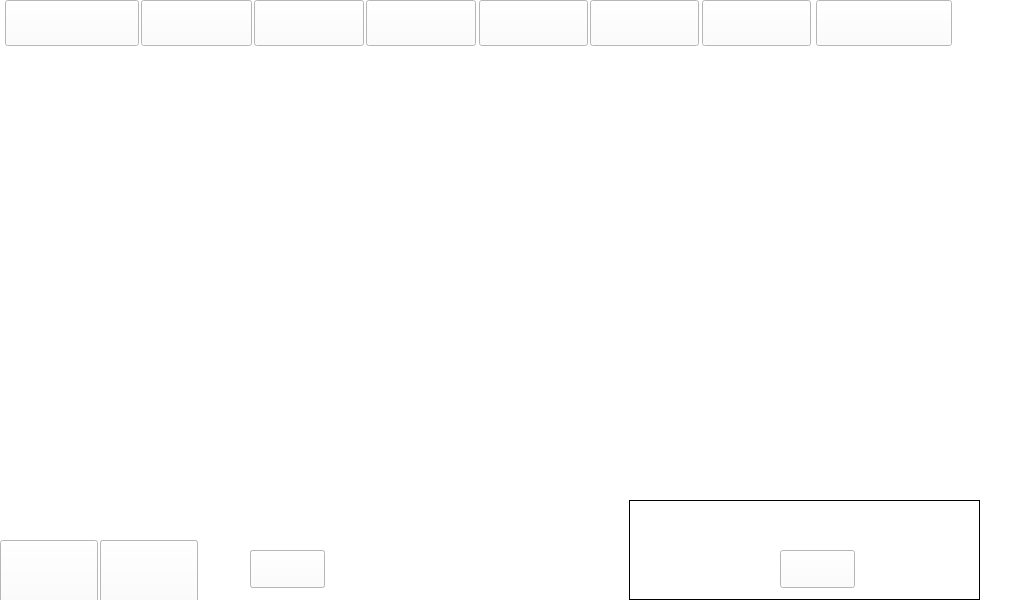
<?xml version="1.0" encoding="UTF-8"?>
<ui version="4.0">
 <class>MainForm</class>
 <widget class="QWidget" name="MainForm">
  <property name="geometry">
   <rect>
    <x>0</x>
    <y>0</y>
    <width>1024</width>
    <height>600</height>
   </rect>
  </property>
  <property name="palette">
   <palette>
    <active>
     <colorrole role="WindowText">
      <brush brushstyle="SolidPattern">
       <color alpha="255">
        <red>0</red>
        <green>0</green>
        <blue>0</blue>
       </color>
      </brush>
     </colorrole>
     <colorrole role="Button">
      <brush brushstyle="SolidPattern">
       <color alpha="255">
        <red>255</red>
        <green>255</green>
        <blue>255</blue>
       </color>
      </brush>
     </colorrole>
     <colorrole role="Light">
      <brush brushstyle="SolidPattern">
       <color alpha="255">
        <red>255</red>
        <green>255</green>
        <blue>255</blue>
       </color>
      </brush>
     </colorrole>
     <colorrole role="Midlight">
      <brush brushstyle="SolidPattern">
       <color alpha="255">
        <red>255</red>
        <green>255</green>
        <blue>255</blue>
       </color>
      </brush>
     </colorrole>
     <colorrole role="Dark">
      <brush brushstyle="SolidPattern">
       <color alpha="255">
        <red>127</red>
        <green>127</green>
        <blue>127</blue>
       </color>
      </brush>
     </colorrole>
     <colorrole role="Mid">
      <brush brushstyle="SolidPattern">
       <color alpha="255">
        <red>170</red>
        <green>170</green>
        <blue>170</blue>
       </color>
      </brush>
     </colorrole>
     <colorrole role="Text">
      <brush brushstyle="SolidPattern">
       <color alpha="255">
        <red>0</red>
        <green>0</green>
        <blue>0</blue>
       </color>
      </brush>
     </colorrole>
     <colorrole role="BrightText">
      <brush brushstyle="SolidPattern">
       <color alpha="255">
        <red>255</red>
        <green>255</green>
        <blue>255</blue>
       </color>
      </brush>
     </colorrole>
     <colorrole role="ButtonText">
      <brush brushstyle="SolidPattern">
       <color alpha="255">
        <red>0</red>
        <green>0</green>
        <blue>0</blue>
       </color>
      </brush>
     </colorrole>
     <colorrole role="Base">
      <brush brushstyle="SolidPattern">
       <color alpha="255">
        <red>255</red>
        <green>255</green>
        <blue>255</blue>
       </color>
      </brush>
     </colorrole>
     <colorrole role="Window">
      <brush brushstyle="SolidPattern">
       <color alpha="255">
        <red>255</red>
        <green>255</green>
        <blue>255</blue>
       </color>
      </brush>
     </colorrole>
     <colorrole role="Shadow">
      <brush brushstyle="SolidPattern">
       <color alpha="255">
        <red>0</red>
        <green>0</green>
        <blue>0</blue>
       </color>
      </brush>
     </colorrole>
     <colorrole role="AlternateBase">
      <brush brushstyle="SolidPattern">
       <color alpha="255">
        <red>255</red>
        <green>255</green>
        <blue>255</blue>
       </color>
      </brush>
     </colorrole>
     <colorrole role="ToolTipBase">
      <brush brushstyle="SolidPattern">
       <color alpha="255">
        <red>255</red>
        <green>255</green>
        <blue>220</blue>
       </color>
      </brush>
     </colorrole>
     <colorrole role="ToolTipText">
      <brush brushstyle="SolidPattern">
       <color alpha="255">
        <red>0</red>
        <green>0</green>
        <blue>0</blue>
       </color>
      </brush>
     </colorrole>
    </active>
    <inactive>
     <colorrole role="WindowText">
      <brush brushstyle="SolidPattern">
       <color alpha="255">
        <red>0</red>
        <green>0</green>
        <blue>0</blue>
       </color>
      </brush>
     </colorrole>
     <colorrole role="Button">
      <brush brushstyle="SolidPattern">
       <color alpha="255">
        <red>255</red>
        <green>255</green>
        <blue>255</blue>
       </color>
      </brush>
     </colorrole>
     <colorrole role="Light">
      <brush brushstyle="SolidPattern">
       <color alpha="255">
        <red>255</red>
        <green>255</green>
        <blue>255</blue>
       </color>
      </brush>
     </colorrole>
     <colorrole role="Midlight">
      <brush brushstyle="SolidPattern">
       <color alpha="255">
        <red>255</red>
        <green>255</green>
        <blue>255</blue>
       </color>
      </brush>
     </colorrole>
     <colorrole role="Dark">
      <brush brushstyle="SolidPattern">
       <color alpha="255">
        <red>127</red>
        <green>127</green>
        <blue>127</blue>
       </color>
      </brush>
     </colorrole>
     <colorrole role="Mid">
      <brush brushstyle="SolidPattern">
       <color alpha="255">
        <red>170</red>
        <green>170</green>
        <blue>170</blue>
       </color>
      </brush>
     </colorrole>
     <colorrole role="Text">
      <brush brushstyle="SolidPattern">
       <color alpha="255">
        <red>0</red>
        <green>0</green>
        <blue>0</blue>
       </color>
      </brush>
     </colorrole>
     <colorrole role="BrightText">
      <brush brushstyle="SolidPattern">
       <color alpha="255">
        <red>255</red>
        <green>255</green>
        <blue>255</blue>
       </color>
      </brush>
     </colorrole>
     <colorrole role="ButtonText">
      <brush brushstyle="SolidPattern">
       <color alpha="255">
        <red>0</red>
        <green>0</green>
        <blue>0</blue>
       </color>
      </brush>
     </colorrole>
     <colorrole role="Base">
      <brush brushstyle="SolidPattern">
       <color alpha="255">
        <red>255</red>
        <green>255</green>
        <blue>255</blue>
       </color>
      </brush>
     </colorrole>
     <colorrole role="Window">
      <brush brushstyle="SolidPattern">
       <color alpha="255">
        <red>255</red>
        <green>255</green>
        <blue>255</blue>
       </color>
      </brush>
     </colorrole>
     <colorrole role="Shadow">
      <brush brushstyle="SolidPattern">
       <color alpha="255">
        <red>0</red>
        <green>0</green>
        <blue>0</blue>
       </color>
      </brush>
     </colorrole>
     <colorrole role="AlternateBase">
      <brush brushstyle="SolidPattern">
       <color alpha="255">
        <red>255</red>
        <green>255</green>
        <blue>255</blue>
       </color>
      </brush>
     </colorrole>
     <colorrole role="ToolTipBase">
      <brush brushstyle="SolidPattern">
       <color alpha="255">
        <red>255</red>
        <green>255</green>
        <blue>220</blue>
       </color>
      </brush>
     </colorrole>
     <colorrole role="ToolTipText">
      <brush brushstyle="SolidPattern">
       <color alpha="255">
        <red>0</red>
        <green>0</green>
        <blue>0</blue>
       </color>
      </brush>
     </colorrole>
    </inactive>
    <disabled>
     <colorrole role="WindowText">
      <brush brushstyle="SolidPattern">
       <color alpha="255">
        <red>127</red>
        <green>127</green>
        <blue>127</blue>
       </color>
      </brush>
     </colorrole>
     <colorrole role="Button">
      <brush brushstyle="SolidPattern">
       <color alpha="255">
        <red>255</red>
        <green>255</green>
        <blue>255</blue>
       </color>
      </brush>
     </colorrole>
     <colorrole role="Light">
      <brush brushstyle="SolidPattern">
       <color alpha="255">
        <red>255</red>
        <green>255</green>
        <blue>255</blue>
       </color>
      </brush>
     </colorrole>
     <colorrole role="Midlight">
      <brush brushstyle="SolidPattern">
       <color alpha="255">
        <red>255</red>
        <green>255</green>
        <blue>255</blue>
       </color>
      </brush>
     </colorrole>
     <colorrole role="Dark">
      <brush brushstyle="SolidPattern">
       <color alpha="255">
        <red>127</red>
        <green>127</green>
        <blue>127</blue>
       </color>
      </brush>
     </colorrole>
     <colorrole role="Mid">
      <brush brushstyle="SolidPattern">
       <color alpha="255">
        <red>170</red>
        <green>170</green>
        <blue>170</blue>
       </color>
      </brush>
     </colorrole>
     <colorrole role="Text">
      <brush brushstyle="SolidPattern">
       <color alpha="255">
        <red>127</red>
        <green>127</green>
        <blue>127</blue>
       </color>
      </brush>
     </colorrole>
     <colorrole role="BrightText">
      <brush brushstyle="SolidPattern">
       <color alpha="255">
        <red>255</red>
        <green>255</green>
        <blue>255</blue>
       </color>
      </brush>
     </colorrole>
     <colorrole role="ButtonText">
      <brush brushstyle="SolidPattern">
       <color alpha="255">
        <red>127</red>
        <green>127</green>
        <blue>127</blue>
       </color>
      </brush>
     </colorrole>
     <colorrole role="Base">
      <brush brushstyle="SolidPattern">
       <color alpha="255">
        <red>255</red>
        <green>255</green>
        <blue>255</blue>
       </color>
      </brush>
     </colorrole>
     <colorrole role="Window">
      <brush brushstyle="SolidPattern">
       <color alpha="255">
        <red>255</red>
        <green>255</green>
        <blue>255</blue>
       </color>
      </brush>
     </colorrole>
     <colorrole role="Shadow">
      <brush brushstyle="SolidPattern">
       <color alpha="255">
        <red>0</red>
        <green>0</green>
        <blue>0</blue>
       </color>
      </brush>
     </colorrole>
     <colorrole role="AlternateBase">
      <brush brushstyle="SolidPattern">
       <color alpha="255">
        <red>255</red>
        <green>255</green>
        <blue>255</blue>
       </color>
      </brush>
     </colorrole>
     <colorrole role="ToolTipBase">
      <brush brushstyle="SolidPattern">
       <color alpha="255">
        <red>255</red>
        <green>255</green>
        <blue>220</blue>
       </color>
      </brush>
     </colorrole>
     <colorrole role="ToolTipText">
      <brush brushstyle="SolidPattern">
       <color alpha="255">
        <red>0</red>
        <green>0</green>
        <blue>0</blue>
       </color>
      </brush>
     </colorrole>
    </disabled>
   </palette>
  </property>
  <property name="font">
   <font>
    <pointsize>12</pointsize>
   </font>
  </property>
  <property name="windowTitle">
   <string>MainForm</string>
  </property>
  <widget class="QPushButton" name="pushButton_1">
   <property name="geometry">
    <rect>
     <x>5</x>
     <y>0</y>
     <width>134</width>
     <height>46</height>
    </rect>
   </property>
   <property name="text">
    <string/>
   </property>
  </widget>
  <widget class="QPushButton" name="pushButton_2">
   <property name="geometry">
    <rect>
     <x>141</x>
     <y>0</y>
     <width>111</width>
     <height>46</height>
    </rect>
   </property>
   <property name="text">
    <string/>
   </property>
  </widget>
  <widget class="QStackedWidget" name="stackedWidget">
   <property name="geometry">
    <rect>
     <x>3</x>
     <y>49</y>
     <width>1021</width>
     <height>491</height>
    </rect>
   </property>
   <widget class="QWidget" name="page">
    <zorder>openDesk</zorder>
   </widget>
   <widget class="QWidget" name="page_2"/>
  </widget>
  <widget class="QPushButton" name="selecteDish">
   <property name="geometry">
    <rect>
     <x>780</x>
     <y>550</y>
     <width>75</width>
     <height>38</height>
    </rect>
   </property>
   <property name="text">
    <string/>
   </property>
  </widget>
  <widget class="QPushButton" name="dishPicture">
   <property name="geometry">
    <rect>
     <x>250</x>
     <y>550</y>
     <width>75</width>
     <height>38</height>
    </rect>
   </property>
   <property name="text">
    <string/>
   </property>
  </widget>
  <widget class="QPushButton" name="callWaiter">
   <property name="geometry">
    <rect>
     <x>0</x>
     <y>540</y>
     <width>98</width>
     <height>63</height>
    </rect>
   </property>
   <property name="text">
    <string/>
   </property>
  </widget>
  <widget class="QPushButton" name="openDesk">
   <property name="geometry">
    <rect>
     <x>100</x>
     <y>540</y>
     <width>98</width>
     <height>63</height>
    </rect>
   </property>
   <property name="text">
    <string/>
   </property>
  </widget>
  <widget class="QPushButton" name="pushButton_3">
   <property name="geometry">
    <rect>
     <x>254</x>
     <y>0</y>
     <width>110</width>
     <height>46</height>
    </rect>
   </property>
   <property name="text">
    <string/>
   </property>
  </widget>
  <widget class="QPushButton" name="pushButton_4">
   <property name="geometry">
    <rect>
     <x>366</x>
     <y>0</y>
     <width>110</width>
     <height>46</height>
    </rect>
   </property>
   <property name="text">
    <string/>
   </property>
  </widget>
  <widget class="QPushButton" name="pushButton_6">
   <property name="geometry">
    <rect>
     <x>590</x>
     <y>0</y>
     <width>109</width>
     <height>46</height>
    </rect>
   </property>
   <property name="text">
    <string/>
   </property>
  </widget>
  <widget class="QPushButton" name="pushButton_7">
   <property name="geometry">
    <rect>
     <x>702</x>
     <y>0</y>
     <width>109</width>
     <height>46</height>
    </rect>
   </property>
   <property name="text">
    <string/>
   </property>
  </widget>
  <widget class="QPushButton" name="pushButton_5">
   <property name="geometry">
    <rect>
     <x>479</x>
     <y>0</y>
     <width>109</width>
     <height>46</height>
    </rect>
   </property>
   <property name="text">
    <string/>
   </property>
  </widget>
  <widget class="QPushButton" name="pushButton_8">
   <property name="geometry">
    <rect>
     <x>816</x>
     <y>0</y>
     <width>136</width>
     <height>46</height>
    </rect>
   </property>
   <property name="text">
    <string/>
   </property>
  </widget>
  <widget class="QLabel" name="dragEnterArea">
   <property name="geometry">
    <rect>
     <x>629</x>
     <y>500</y>
     <width>351</width>
     <height>100</height>
    </rect>
   </property>
   <property name="frameShape">
    <enum>QFrame::Box</enum>
   </property>
   <property name="text">
    <string/>
   </property>
   <property name="pixmap">
    <pixmap>../Configure/images/dragArea.PNG</pixmap>
   </property>
  </widget>
  <widget class="QPushButton" name="checkOut">
   <property name="geometry">
    <rect>
     <x>100</x>
     <y>540</y>
     <width>98</width>
     <height>63</height>
    </rect>
   </property>
   <property name="text">
    <string/>
   </property>
  </widget>
  <widget class="QPushButton" name="introduce">
   <property name="geometry">
    <rect>
     <x>250</x>
     <y>550</y>
     <width>75</width>
     <height>38</height>
    </rect>
   </property>
   <property name="text">
    <string/>
   </property>
  </widget>
 </widget>
 <layoutdefault spacing="6" margin="11"/>
 <resources/>
 <connections/>
</ui>
